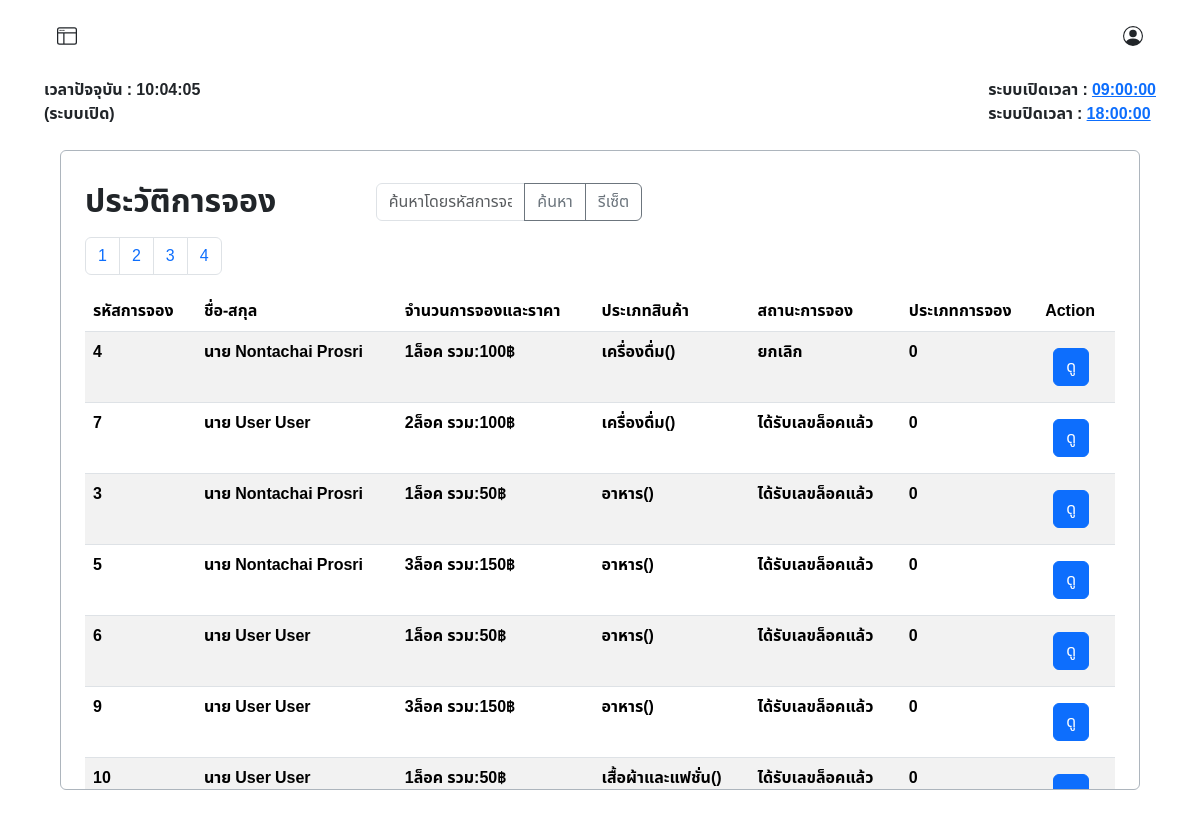
/admin/booking_history.php (signed in), run on the app's committed database.
### tables this page shows
CREATE TABLE `operating_hours` (
  `id` int(11) NOT NULL,
  `opening_time` time NOT NULL,
  `closing_time` time NOT NULL
);

CREATE TABLE `booked` (
  `id_booked` int(10) UNSIGNED ZEROFILL NOT NULL COMMENT 'รหัสการจองแบบเรียบร้อยแล้ว',
  `booking_id` int(10) UNSIGNED DEFAULT NULL COMMENT 'รหัสการจอง',
  `member_id` int(6) UNSIGNED NOT NULL COMMENT 'รหัสลูกค้า',
  `booking_amount` varchar(45) NOT NULL,
  `total_price` varchar(45) NOT NULL,
  `product_type` int(11) NOT NULL,
  `sub_product_type` int(11) NOT NULL,
  `booking_status` int(3) UNSIGNED NOT NULL COMMENT 'สถานะการจอง',
  `booking_type` int(11) NOT NULL,
  `zone_id` int(3) UNSIGNED NOT NULL COMMENT 'รหัสประเภทโซน',
  `slip_img` varchar(45) DEFAULT NULL COMMENT 'log',
  `booking_date` timestamp NOT NULL DEFAULT current_timestamp() ON UPDATE current_timestamp() COMMENT 'วันเวลาที่จอง',
  `booked_lock_number` varchar(10) DEFAULT NULL COMMENT 'เลขล็อคที่จะได้',
  `expiration_date` datetime DEFAULT NULL
);

CREATE TABLE `category` (
  `id_category` int(11) NOT NULL,
  `cat_name` varchar(45) NOT NULL
);

CREATE TABLE `booking_status` (
  `id` int(3) UNSIGNED NOT NULL COMMENT 'รหัสสถานะการจอง',
  `status` varchar(50) NOT NULL COMMENT 'สถานะ'
);

### admin/booking_history.php (the view, shortened to what this page needs)
<?php
require("../condb.php");
$results_per_page = 7;
$page = isset($_GET['page']) ? (int)$_GET['page'] : 1;
$start_from = ($page - 1) * $results_per_page;
?>
<!DOCTYPE html>
<html lang="th">
<head>
    <link href="https://cdn.jsdelivr.net/npm/bootstrap@5.3.3/dist/css/bootstrap.min.css" rel="stylesheet">
    <link rel="stylesheet" href="../asset/css/font.css">
</head>
<body>
    <?php include('./admin_nav.php'); ?>
    <div class="container my-4 p-2 border border-dark-subtle rounded overflow-auto" style="width: 90%; height: 40rem;">
        <div class="tab-content" id="myTabContent">
            <div class="tab-pane fade show active mt-2 mx-2 p-2" id="category">
                <div class="mt-2">
                    <div class="d-flex ">
                        <div class="row ">
                            <div class="w-50 ">
                                <h2> <strong>ประวัติการจอง</strong></h2>
                            </div>
                            <div class="w-50 ">
                                <form method="GET">
                                    <div class="input-group mb-3">
                                        <input class="form-control" type="text" name="search_query" placeholder="ค้นหาโดยรหัสการจอง, ชื่อ-สกุล">
                                        <button class="btn btn-outline-secondary" type="submit">ค้นหา</button>
                                        <a href="?reset=true" class="btn btn-outline-secondary">รีเซ็ต</a>
                                    </div>
                                </form>
                            </div>
                        </div>
                    </div>
                    <?php
                    $sql_total = "SELECT COUNT(*) FROM market_booking.booked";
                    $result_total = $conn->query($sql_total);
                    $row_total = $result_total->fetch_row();
                    $total_records = $row_total[0];
                    $total_pages = ceil($total_records / $results_per_page);
                    echo "<nav>";
                    echo "<ul class='pagination'>";
                    for ($i = 1; $i <= $total_pages; $i++) {
                        echo "<li class='page-item'><a class='page-link' href='?page=" . $i . "'>" . $i . "</a></li>";
                    }
                    echo "</ul>";
                    echo "</nav>";
                    $sql = "SELECT
                                B.booking_id,
                                CONCAT(U.prefix, ' ', U.firstname, ' ', U.lastname) AS fullname,
                                B.booking_amount,
                                B.total_price,
                                C.cat_name,
                                SC.sub_cat_name,
                                BS.status,
                                B.booking_type,
                                B.slip_img,
                                B.booked_lock_number,
                                B.booking_date
                            FROM market_booking.booked AS B
                            LEFT JOIN booking_status AS BS ON B.booking_status = BS.id
                            LEFT JOIN tbl_user AS U ON B.member_id = U.user_id
                            LEFT JOIN category AS C ON B.product_type = C.id_category
                            LEFT JOIN sub_category AS SC ON B.sub_product_type = SC.idsub_category";
                    $sql .= " LIMIT $start_from, $results_per_page";
                    $result = $conn->query($sql);
                    if ($result === false) {
                        echo "ข้อผิดพลาด SQL: " . $conn->error;
                    } elseif ($result->num_rows > 0) {
                        echo "<table class='table table-striped'>";
                        echo "<thead>
                            <tr>
                                <th>รหัสการจอง</th>
                                <th>ชื่อ-สกุล</th>
                                <th>จำนวนการจองและราคา</th>
                                <th>ประเภทสินค้า</th>
                                <th>สถานะการจอง</th>
                                <th>ประเภทการจอง</th>
                                <th>Action</th>
                            </tr>
                        </thead>";
                        echo "<tbody>";
                        while ($row = $result->fetch_assoc()) {
                            echo "<tr>";
                            echo "<td><strong>" . $row["booking_id"] . "</strong></td>";
                            echo "<td><strong>" . $row["fullname"] . "</strong></td>";
                            echo "<td><strong>" . $row["booking_amount"] . "ล็อค รวม:" . $row["total_price"] . "฿</strong></td>";
                            echo "<td><strong>" . $row["cat_name"] . "(" . $row["sub_cat_name"] . ")</strong></td>";
                            echo "<td><strong>" . $row["status"] . "</strong></td>";
                            echo "<td><strong>" . $row["booking_type"] . "</strong></td>";
                            echo "<td>
                                    <button
                                        class='btn btn-primary m-2' type='button'
                                        data-bs-toggle='modal'
                                        data-bs-target='#viewBookingModal'
                                        data-id='" . $row["booking_id"] . "'>
                                        ดู
                                    </button>
                                </td>";
                            echo "</tr>";
                        }
                        echo "</tbody></table>";
                    } else {
                        echo "ไม่พบข้อมูล";
                    }
                    ?>
                </div>
            </div>
        </div>
    </div>
</body>
</html>

### admin/admin_nav.php (shortened to what this page needs)
<nav class="row g-2">
    <div class="col-12 d-flex justify-content-between px-5 py-3">
        <div class="col-4">
            <button class="btn" type="button" data-bs-toggle="offcanvas" data-bs-target="#offcanvasWithBothOptions" aria-controls="offcanvasWithBothOptions">
            </button>
        </div>
        <button class="btn" type="button" data-bs-toggle="modal" data-bs-target="#ProfileModal">
        </button>
    </div>
    <?php
    require("../condb.php");
    $sql_time = "SELECT opening_time, closing_time FROM operating_hours LIMIT 1";
    $result = $conn->query($sql_time);
    $row_time = $result->fetch_assoc();
    $openingTime = $row_time['opening_time'];
    $closingTime = $row_time['closing_time'];
    ?>
    <div class="col-12 d-flex justify-content-between px-5">
        <strong>
            <div id="time"></div>
            <div id="status">(ระบบปิด)</div>
        </strong>
        <strong>
            <div id="opening_time">ระบบเปิดเวลา : <a href="#" data-bs-toggle="modal" data-bs-target="#editTimeModal"><?php echo $openingTime; ?></a></div>
            <div id="closing_time">ระบบปิดเวลา : <a href="#" data-bs-toggle="modal" data-bs-target="#editTimeModal"><?php echo $closingTime; ?></a></div>
        </strong>
    </div>
</nav>

### data on the page
operating_hours: opening_time "09:00:00", closing_time "18:00:00"
booked: booking "4", fullname "นาย Nontachai Prosri", booking_amount "1", total_price "100", product_type.cat_name "เครื่องดื่ม", booking_status.status "ยกเลิก", booking_type "0"
booked: booking "7", fullname "นาย User User", booking_amount "2", total_price "100", product_type.cat_name "เครื่องดื่ม", booking_status.status "ได้รับเลขล็อคแล้ว", booking_type "0"
booked: booking "3", fullname "นาย Nontachai Prosri", booking_amount "1", total_price "50", product_type.cat_name "อาหาร", booking_status.status "ได้รับเลขล็อคแล้ว", booking_type "0"
booked: booking "5", fullname "นาย Nontachai Prosri", booking_amount "3", total_price "150", product_type.cat_name "อาหาร", booking_status.status "ได้รับเลขล็อคแล้ว", booking_type "0"
booked: booking "6", fullname "นาย User User", booking_amount "1", total_price "50", product_type.cat_name "อาหาร", booking_status.status "ได้รับเลขล็อคแล้ว", booking_type "0"
booked: booking "9", fullname "นาย User User", booking_amount "3", total_price "150", product_type.cat_name "อาหาร", booking_status.status "ได้รับเลขล็อคแล้ว", booking_type "0"
booked: booking "10", fullname "นาย User User", booking_amount "1", total_price "50", product_type.cat_name "เสื้อผ้าและแฟชั่น", booking_status.status "ได้รับเลขล็อคแล้ว", booking_type "0"
